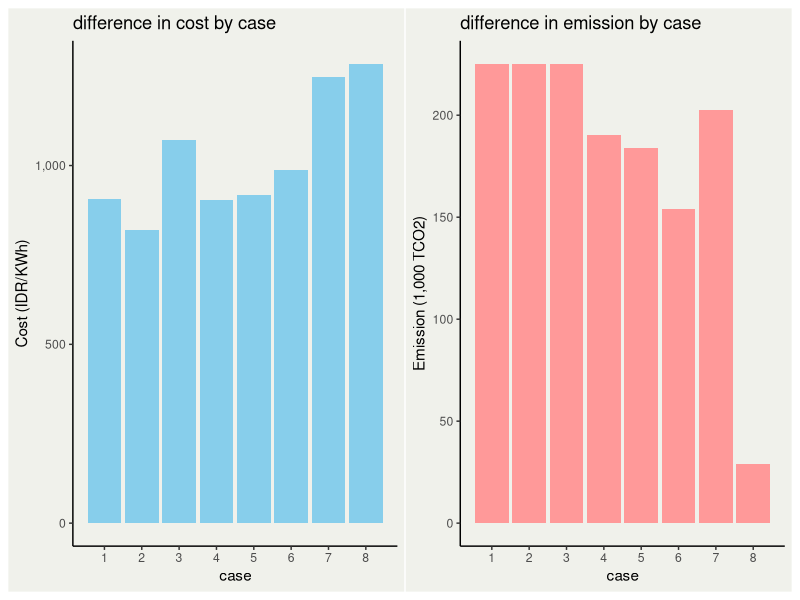

The R source for this figure:
## ---- chunk 1
library(tidyverse)
library(scales)
library(patchwork)
wew<-tibble(
  case=1:8,
  cost=c(906.11,819.96,1071.53,902.63,918.07,988.49,1247.93,1284.44),
  emission=c(225.208103,225.208103,225.208103,190.277276,183.753484,153.998343,202.629399,28.947057)
)
t<-theme_classic() +
  theme(panel.background = element_rect(fill = "#f0f1eb",
                                        colour = "#f0f1eb"),
        plot.background = element_rect(fill = "#f0f1eb"),
        legend.key = element_rect(fill = "#f0f1eb",linetype = "blank"),
        legend.background = element_rect(fill="#f0f1eb"))
a<-ggplot(wew,aes(y=cost,x=case))+geom_bar(stat="identity",fill="skyblue")+scale_y_continuous(labels=comma)+scale_x_continuous(breaks = 1:8)+ t+labs(
  y = "Cost (IDR/KWh)",
  title = "difference in cost by case"
)
b<-ggplot(wew,aes(y=emission,x=case))+geom_bar(stat="identity",fill="#FF9999")+scale_y_continuous(labels=comma)+scale_x_continuous(breaks = 1:8)+t+labs(
  y = "Emission (1,000 TCO2)",
  title = "difference in emission by case"
)

a|b


